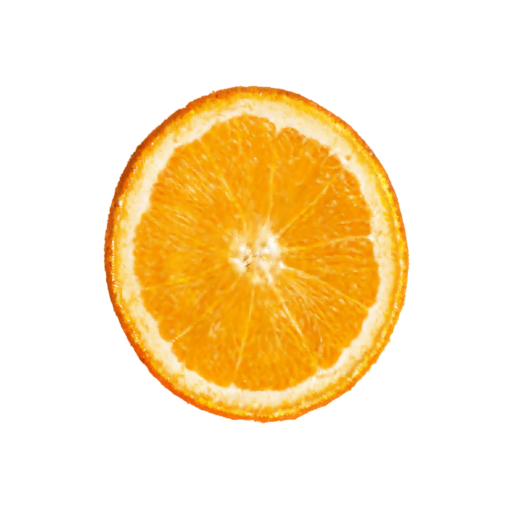
#> input picture code/ovoxel_native/baseline/eval_orange_b/rh0_init_0.png, 512 x 512 px; its folder holds only this picture in this run
$ python -i refsel.py   (imports and definitions only)
#> lines starting #> are read from the running program, lines starting #| are printed output that depends on the picture; after the words box and inside, x2 and y2 are one past the last pixel; in counts of white or black regions, pixels touching at a corner belong together
"""Which photograph supervises which plane, and at what angle.

Lifted from sds_demo.py rather than reinvented, because the assignment is the thing equation (27)
solves and a second implementation of it is a second answer.  Three pieces:

  _solved_photo   REF_PHASE_MODE=solve, the transverse family: phase_opt.npz gives a permutation
                  (which photograph belongs at which depth) and a phase per photograph (how far to
                  turn it), both minimised against the longitudinal family's chords before any
                  gradient is taken.  The orange's is already solved and is used as it stands.
  _photo          the longitudinal family, which the phases do not cover -- sds_demo only applies
                  them when view_cut == "horizontal".  REF_DEPTH_BLEND=1 by default, so a plane at
                  t = idx * M / N takes photograph floor(t) and the next, both brought onto a
                  common disc, mixed at the fractional part.
  _photos_in      colour photographs only; the _depth maps beside them are not references.

Nothing here samples a diffusion model: REF_WARMUP is 10^7 in stage_train, so the photograph is
the target for the whole run and the released regeneration path is never reached.
"""
import glob
import os

import numpy as np
from PIL import Image

_PHOTOS = {}
# REF_SAMPLE draws a photograph instead of averaging two of them; see `_depth_pick`. The common disc
# is kept either way -- re-centring and re-scaling each photograph is a separate change from mixing
# them, and it was the half of the blend that moved the held-out probe.
import random as _random
# 1 draws one of the two photographs the blend would have mixed, at the mixing weight; 2 draws
# uniformly from the whole family, which throws the depth assignment away entirely. 2 is only
# different from 1 where a family has more than two photographs -- on the cake, the pomegranate and
# the apple the two neighbours are the whole family, and on the doughnut there is nothing to draw.
# Drawing a photograph instead of blending two is the best change this project has, and it is the
# best change for the transverse family. For the longitudinal one it has a cost the transverse
# family does not pay: every longitudinal plane paints a whole meridian half-plane, its neighbour
# ten degrees away paints another, and if each draws its own photograph the two wedges disagree
# along their shared edge -- which is a seam running down the axis. Measured on the angular power
# of the transverse renders, there is a peak at exactly the number of longitudinal planes: 2.78
# times the median at 18 planes on the watermelon, 2.09 at 17 on the orange.
#
# REF_SAMPLE_V=0 leaves the longitudinal family on the continuous blend, where two neighbouring
# azimuths differ by the blend weight rather than by a whole photograph, and lets the transverse
# family keep the draw.
_SM = os.environ.get("REF_SAMPLE", "0")
SAMPLE = _SM in ("1", "2")
UNIFORM = _SM == "2"
_SMV = os.environ.get("REF_SAMPLE_V", "")
SAMPLE_V = SAMPLE if _SMV == "" else _SMV in ("1", "2")
UNIFORM_V = UNIFORM if _SMV == "" else _SMV == "2"
_RNG = _random.Random(int(os.environ.get("REF_SAMPLE_SEED", "0")))


# [5 lines left out: function photos_in, not called in this run]


def _disc(img):
    """Centre and radius of the object against its own border colour."""
    from scipy import ndimage
    a = np.asarray(img.convert("RGB")).astype(np.float32) / 255.
    h, w, _ = a.shape
#> h = 512; w = 512
    k = max(2, h // 20)
#> k = 25
    bg = np.median(np.concatenate([a[:k].reshape(-1, 3), a[-k:].reshape(-1, 3)]), 0)
#> bg = [1, 1, 1]
    m = ndimage.binary_fill_holes(np.abs(a - bg).max(2) >= 0.10)
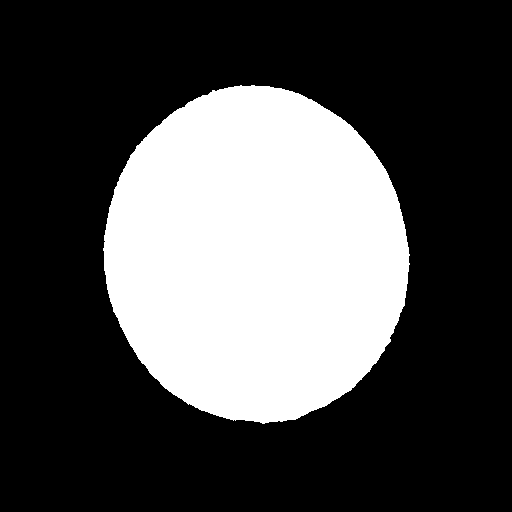
#> m: shape (512, 512) bool; 30.7% white; 1 white region, box (x1, y1, x2, y2) and area: (103, 85, 410, 424) 80452
    if m.sum() < 100:
        return (h / 2, w / 2, h / 4)
    ys, xs = np.where(m)
    cy, cx = ys.mean(), xs.mean()
#> cy = 254.3; cx = 255.8
    rr = np.sqrt((ys - cy) ** 2 + (xs - cx) ** 2)
    return (cy, cx, float(np.percentile(rr, 98)))


def _canonical(im, size=512, frac=0.38):
    """One photograph on a common disc: its section centred and scaled to a fixed radius.

    Two photographs of two different oranges are framed differently, so mixing them as they sit
    mixes a section with its neighbour's background. On the disc they are the same size in the
    same place and the mix is between the sections.
    """
    cy, cx, r = _disc(im)
#> cy = 254.3; cx = 255.8; r = 162.3
#> im is the input picture: PIL image 512x512 RGB; mean R, G, B 251.9, 230.5, 191.9
    scale = (frac * size) / max(r, 1e-6)
#> scale = 1.2
    w, h = im.size
#> w = 512; h = 512
    im2 = im.resize((max(1, int(round(w * scale))), max(1, int(round(h * scale)))), Image.LANCZOS)
    out = Image.new("RGB", (size, size), (255, 255, 255))
#> out: PIL image 512x512 RGB; every value is 255
    out.paste(im2, (int(round(size / 2 - cx * scale)), int(round(size / 2 - cy * scale))))
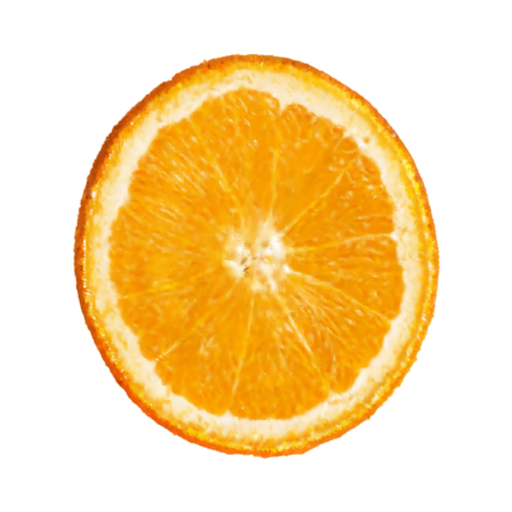
#> out: PIL image 512x512 RGB; mean R, G, B 250.5, 219.7, 164.3
    return np.asarray(out, np.float32) / 255.0


def _blend_canonical(path, size=512, frac=0.38):
    return _canonical(Image.open(path).convert("RGB"), size, frac)


# [4 lines left out: function _blend_images, not called in this run]


def _blend_on_disc(pa, pb, w):
    a, b = _blend_canonical(pa), _blend_canonical(pb)
    return Image.fromarray((np.clip((1.0 - w) * a + w * b, 0, 1) * 255).astype("uint8"))


# [202 lines left out: functions _solved, _angular_profile, _depth_pick, phase_aligned, _phase_one, _solved_one and 1 more, not called in this run]


# A diagnostic, not a model: every longitudinal plane is given the SAME photograph, so there is no
# disagreement between neighbouring azimuths left for the field to resolve. The stripes appear only
# on longitudinal cuts, only where no photograph was taken, and at exactly the number of
# longitudinal planes, which is what a seam between wedges painted from different photographs would
# look like. Seven arms have treated the field and the loss and none has moved it beyond the spread
# of a repeat; none of them changed what a plane is told to look at. This settles whether that is
# where it comes from. One photograph for every azimuth is of course wrong -- that is the point:
# it is wrong in a way that removes exactly one candidate cause.
REF_V_ONE = os.environ.get("REF_V_ONE", "")


# [38 lines left out: functions photo, as_array, not called in this run]

>>> result = _blend_canonical('baseline/eval_orange_b/rh0_init_0.png')
